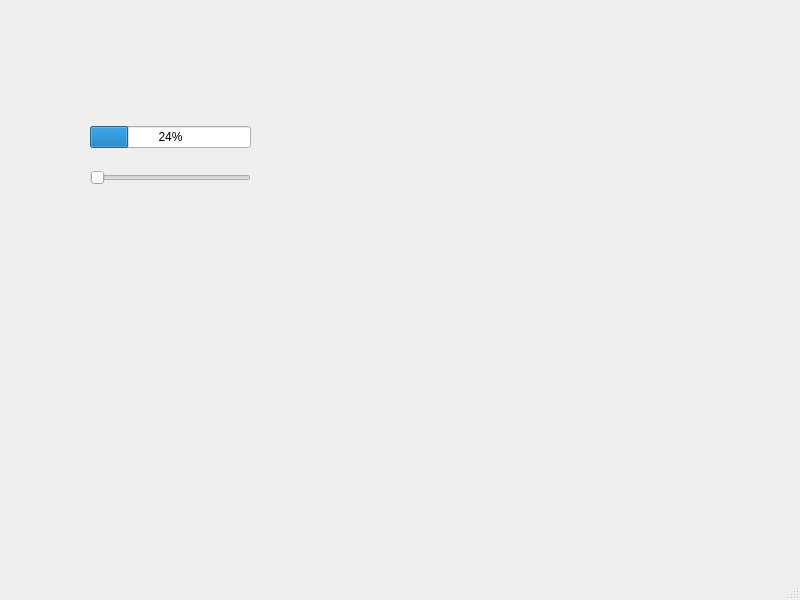
<?xml version="1.0" encoding="UTF-8"?>
<ui version="4.0">
 <class>MainWindow</class>
 <widget class="QMainWindow" name="MainWindow">
  <property name="geometry">
   <rect>
    <x>0</x>
    <y>0</y>
    <width>800</width>
    <height>600</height>
   </rect>
  </property>
  <property name="windowTitle">
   <string>MainWindow</string>
  </property>
  <widget class="QWidget" name="centralwidget">
   <widget class="QWidget" name="layoutWidget">
    <property name="geometry">
     <rect>
      <x>90</x>
      <y>110</y>
      <width>161</width>
      <height>91</height>
     </rect>
    </property>
    <layout class="QVBoxLayout" name="verticalLayout">
     <item>
      <widget class="QProgressBar" name="progressBar">
       <property name="value">
        <number>24</number>
       </property>
      </widget>
     </item>
     <item>
      <widget class="QSlider" name="horizontalSlider">
       <property name="orientation">
        <enum>Qt::Horizontal</enum>
       </property>
      </widget>
     </item>
    </layout>
   </widget>
  </widget>
  <widget class="QMenuBar" name="menubar">
   <property name="geometry">
    <rect>
     <x>0</x>
     <y>0</y>
     <width>800</width>
     <height>26</height>
    </rect>
   </property>
  </widget>
  <widget class="QStatusBar" name="statusbar"/>
 </widget>
 <resources/>
 <connections/>
</ui>
